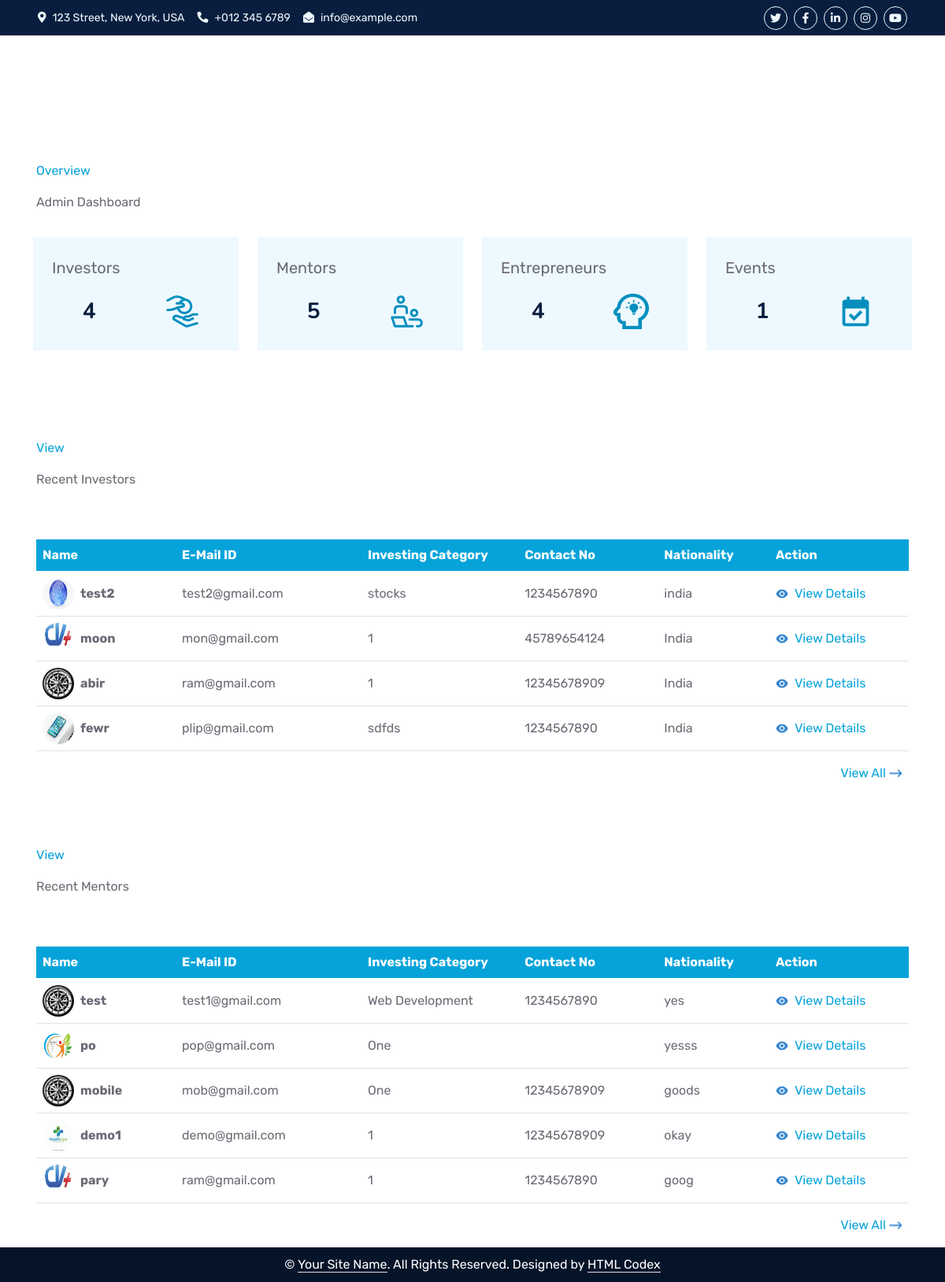
The page /Phpfiles/admin_dashboard.php (signed in) on the database its author committed.
### tables this page shows
CREATE TABLE `inventor_register` (
  `id` int(11) NOT NULL,
  `Name` varchar(100) DEFAULT NULL,
  `Investing_category` varchar(100) DEFAULT NULL,
  `Contactnumber` varchar(100) DEFAULT NULL,
  `Occupation` varchar(100) DEFAULT NULL,
  `Organization` varchar(100) DEFAULT NULL,
  `Description` text DEFAULT NULL,
  `Nationality` varchar(100) DEFAULT NULL,
  `Address` varchar(255) DEFAULT NULL,
  `Profile` varchar(200) DEFAULT NULL,
  `Upload_Document` varchar(200) DEFAULT NULL
);

CREATE TABLE `mentor_register` (
  `id` int(11) NOT NULL,
  `Name` varchar(100) DEFAULT NULL,
  `Expertise_area` varchar(50) DEFAULT NULL,
  `Description` varchar(100) DEFAULT NULL,
  `contact` varchar(100) DEFAULT NULL,
  `Subscription_amount` varchar(100) DEFAULT NULL,
  `demo_vedio` varchar(100) DEFAULT NULL,
  `Profile` varchar(200) DEFAULT NULL
);

### Phpfiles/admin_dashboard.php (the view, shortened to what this page needs)
<?php include('admin_nav.php');
include("connection.php");
$sql = "SELECT COUNT(*) AS enterp_count FROM register rg INNER JOIN login lg ON rg.id = lg.RegId WHERE lg.Usertype = 'ENTREPRENEUR' ";
$result = $conn->query($sql);
$enterp = 0;
if ($result && $row = $result->fetch_assoc()) {
    $enterp = $row['enterp_count'];
}
$sql1 = "SELECT COUNT(*) AS investor_count FROM inventor_register rg INNER JOIN login lg ON rg.id = lg.RegId WHERE lg.Usertype = 'INVENTOR'";
$result1 = $conn->query($sql1);
$investorCount = 0;
if ($result1 && $row = $result1->fetch_assoc()) {
    $investorCount = $row['investor_count'];
}
$sql2 = "SELECT COUNT(*) AS mentor_count FROM mentor_register rg INNER JOIN login lg ON rg.id = lg.RegId WHERE lg.Usertype = 'MENTOR'";
$result2 = $conn->query($sql2);
$mentor = 0;
if ($result2 && $row = $result2->fetch_assoc()) {
    $mentor = $row['mentor_count'];
}
$sql3 = "SELECT COUNT(*) AS events FROM events" ;
$result3 = $conn->query($sql3);
$event = 0;
if ($result3 && $row = $result3->fetch_assoc()) {
    $event = $row['events'];
}
?>
<div class="container mt-5 p-3">
    <div class="row">
        <div class="col-5 text-start">
            <p class="pt-5 text-primary">Overview</p>
            <p>Admin Dashboard</p>
        </div>
    </div>
</div>
<div class="container text-center">
    <div class="row gx-4 gy-4">
        <div class="col-12 col-sm-6 col-lg-3">
            <div class="box p-4 bg-light h-100">
                <p class="text-start fs-5">Investors</p>
                <div class="row align-items-center">
                    <div class="col mt-2">
                        <h3><?php echo $investorCount ?></h3>
                    </div>
                    <div class="col">
                        <img src="../assets/hugeicons_alms.png" alt="" class="img-fluid" style="max-width: 50px;">
                    </div>
                </div>
            </div>
        </div>
        <div class="col-12 col-sm-6 col-lg-3">
            <div class="box p-4 bg-light h-100">
                <p class="text-start fs-5">Mentors</p>
                <div class="row align-items-center">
                    <div class="col mt-2">
                    <h3><?php echo $mentor ?></h3>
                    </div>
                    <div class="col">
                        <img src="../assets/hugeicons_mentoring.png" alt="" class="img-fluid" style="max-width: 50px;">
                    </div>
                </div>
            </div>
        </div>
        <div class="col-12 col-sm-6 col-lg-3">
            <div class="box p-4 bg-light h-100">
                <p class="text-start fs-5">Entrepreneurs</p>
                <div class="row align-items-center">
                    <div class="col mt-2">
                    <h3><?php echo $enterp ?></h3>
                    </div>
                    <div class="col">
                        <img src="../assets/Group 56.png" alt="" class="img-fluid" style="max-width: 50px;">
                    </div>
                </div>
            </div>
        </div>
        <div class="col-12 col-sm-6 col-lg-3">
            <div class="box p-4 bg-light h-100">
                <p class="text-start fs-5">Events</p>
                <div class="row align-items-center">
                    <div class="col mt-2">
                        <h3><?php echo $event ?></h3>
                    </div>
                    <div class="col">
                        <img src="../assets/Vector (11).png" alt="" class="img-fluid" style="max-width: 50px;">
                    </div>
                </div>
            </div>
        </div>
    </div>
</div>
<div class="container mt-5 p-3">
    <div class="row">
        <div class="col-5 text-start">
            <p class="pt-5 text-primary">View</p>
            <p>Recent Investors</p>
        </div>
    </div>
</div>
<div class="container mt-3 p-3">
    <div class="table-responsive">
        <?php
        include("connection.php");
        $sql = "SELECT rg.Id, rg.Profile, rg.Name, rg.Investing_category, lg.Email, rg.Contactnumber, rg.Nationality
        FROM inventor_register rg
        INNER JOIN login lg ON rg.id = lg.RegId where lg.Usertype='INVENTOR'ORDER BY rg.Id DESC LIMIT 5";
        $result = $conn->query($sql);
        if ($result->num_rows > 0) {
            ?>
            <table class="table align-middle">
                <thead class="bg-primary text-white">
                    <tr>
                        <th style="min-width: 150px;">Name</th>
                        <th style="min-width: 200px;">E-Mail ID</th>
                        <th style="min-width: 150px;">Investing Category</th>
                        <th style="min-width: 150px;">Contact No</th>
                        <th style="min-width: 120px;">Nationality</th>
                        <th style="min-width: 150px;">Action</th>
                    </tr>
                </thead>
                <tbody>
                    <?php
                    while ($row = $result->fetch_assoc()) {
                        ?>
                        <tr>
                            <th>
                                <div class="d-flex align-items-center flex-wrap">
                                    <img src="../upload/<?php echo $row['Profile']; ?>" alt="Profile"
                                        class="img-fluid rounded-circle" style="height: 40px; width: 40px;">
                                    <span class="ms-2 text-truncate" style="max-width: 100px;">
                                        <?php
                                        $first = isset($row['Name']) ? $row['Name'] : '';
                                        echo $first
                                        ?>
                                    </span>
                                </div>
                            </th>
                            <td class="text-break"><?php echo $row['Email']; ?></td>
                            <td><?php echo $row['Investing_category']; ?></td>
                            <td><?php echo $row['Contactnumber']; ?></td>
                            <td><?php echo $row['Nationality']; ?></td>
                            <td>
                                <div class="d-flex align-items-center">
                                    <a href="Investors_view_detail_page.php?id=<?php echo $row['Id']; ?>" class="d-flex align-items-center text-decoration-none">
                                        <img src="../assets/carbon_view-filled.png" alt="View Icon" class="img-fluid"
                                            style="height: 16px;">
                                        <span class="ms-2">View Details</span>
                                    </a>
                                </div>
                            </td>
                        </tr>
                        <?php $i++;
                    } ?>
                </tbody>
            </table>
            <?php
        } else {
            echo "<h4>No events found</h4>";
        }
        ?>
        <div class="d-flex align-items-center justify-content-end">
            <a class="mb-0 me-2" href="admin_view_all_investors.php">View All
                <img src="../assets/Vector (22).png" alt="View Icon" class="img-fluid" style="height: 10px;"></a>
        </div>
    </div>
</div>
<div class="container  p-3">
    <div class="row">
        <div class="col-5 text-start">
            <p class="pt-5 text-primary">View</p>
            <p>Recent Mentors</p>
        </div>
    </div>
</div>
<div class="container mt-3 p-3">
    <div class="table-responsive">
        <?php
        include("connection.php");
        $sql = "SELECT rg.Id, rg.Profile, rg.Name, rg.Expertise_area, lg.Email, rg.contact, rg.Description
        FROM mentor_register rg
        INNER JOIN login lg ON rg.id = lg.RegId where lg.Usertype='MENTOR' ORDER BY rg.Id DESC LIMIT 5";
        $result = $conn->query($sql);
        if ($result->num_rows > 0) {
            ?>
            <table class="table align-middle">
                <thead class="bg-primary text-white">
                    <tr>
                        <th style="min-width: 150px;">Name</th>
                        <th style="min-width: 200px;">E-Mail ID</th>
                        <th style="min-width: 150px;">Investing Category</th>
                        <th style="min-width: 150px;">Contact No</th>
                        <th style="min-width: 120px;">Nationality</th>
                        <th style="min-width: 150px;">Action</th>
                    </tr>
                </thead>
                <tbody>
                    <?php
                    while ($row = $result->fetch_assoc()) {
                        ?>
                        <tr>
                            <th>
                                <div class="d-flex align-items-center flex-wrap">
                                    <img src="../upload/<?php echo $row['Profile']; ?>" alt="Profile"
                                        class="img-fluid rounded-circle" style="height: 40px; width: 40px;">
                                    <span class="ms-2 text-truncate" style="max-width: 100px;">
                                        <?php
                                        $first = isset($row['Name']) ? $row['Name'] : '';
                                        echo $first
                                        ?>
                                    </span>
                                </div>
                            </th>
                            <td class="text-break"><?php echo $row['Email']; ?></td>
                            <td><?php echo $row['Expertise_area']; ?></td>
                            <td><?php echo $row['contact']; ?></td>
                            <td><?php echo $row['Description']; ?></td>
                            <td>
                                <div class="d-flex align-items-center">
                                    <a href="mentor_view_detail_page.php?id=<?php echo $row['Id']; ?>" class="d-flex align-items-center text-decoration-none">
                                        <img src="../assets/carbon_view-filled.png" alt="View Icon" class="img-fluid"
                                            style="height: 16px;">
                                        <span class="ms-2">View Details</span>
                                    </a>
                                </div>
                            </td>
                        </tr>
                        <?php $i++;
                    } ?>
                </tbody>
            </table>
            <?php
        } else {
            echo "<h4>No events found</h4>";
        }
        ?>
        <div class="d-flex align-items-center justify-content-end">
            <a class="mb-0 me-2" href="admin_view_all_mentors.php">View All
                <img src="../assets/Vector (22).png" alt="View Icon" class="img-fluid" style="height: 10px;"></a>
        </div>
    </div>
</div>
<?php include('admin_footer.php') ?>

### css/style.css (style rules this page uses)
:root { --primary: #06A3DA; --secondary: #34AD54; --light: #EEF9FF; --dark: #091E3E; }
h3, h4, .fw-semi-bold { font-weight: 700 !important; }

### Phpfiles/admin_dashboard.php (style rules this page uses)
.box { width: 284; height: 168; top: 13px; border-width: 0.5px; background-color: #EEF9FF; }

### Phpfiles/admin_footer.php (style rules this page uses)
html, body { height: 100%; margin: 0; }
body { display: flex; flex-direction: column; }

### rows shown on the page
inventor_register: Profile (picture), Name "test2", login.Email "test2@gmail.com", Investing_category "stocks", Contactnumber "1234567890", Nationality "india"
inventor_register: Profile (picture), Name "moon", login.Email "mon@gmail.com", Investing_category "1", Contactnumber "45789654124", Nationality "India"
inventor_register: Profile (picture), Name "abir", login.Email "ram@gmail.com", Investing_category "1", Contactnumber "12345678909", Nationality "India"
inventor_register: Profile (picture), Name "fewr", login.Email "plip@gmail.com", Investing_category "sdfds", Contactnumber "1234567890", Nationality "India"
mentor_register: Profile (picture), Name "test", login.Email "test1@gmail.com", Expertise_area "Web Development", contact "1234567890", Description "yes"
mentor_register: Profile (picture), Name "po", login.Email "pop@gmail.com", Expertise_area "One", Description "yesss"
mentor_register: Profile (picture), Name "mobile", login.Email "mob@gmail.com", Expertise_area "One", contact "12345678909", Description "goods"
mentor_register: Profile (picture), Name "demo1", login.Email "demo@gmail.com", Expertise_area "1", contact "12345678909", Description "okay"
mentor_register: Profile (picture), Name "pary", login.Email "ram@gmail.com", Expertise_area "1", contact "1234567890", Description "goog"

### other values the page prints
$investorCount "4"
$mentor "5"
$enterp "4"
$event "1"
